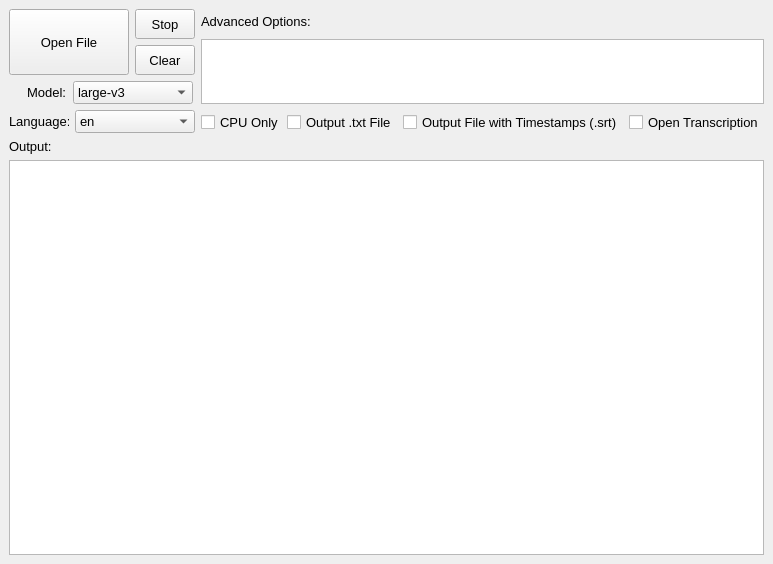
<?xml version="1.0" encoding="UTF-8"?>
<ui version="4.0">
 <class>EasyWhisperUI</class>
 <widget class="QMainWindow" name="EasyWhisperUI">
  <property name="geometry">
   <rect>
    <x>0</x>
    <y>0</y>
    <width>767</width>
    <height>564</height>
   </rect>
  </property>
  <property name="sizePolicy">
   <sizepolicy hsizetype="Expanding" vsizetype="Expanding">
    <horstretch>0</horstretch>
    <verstretch>0</verstretch>
   </sizepolicy>
  </property>
  <property name="font">
   <font>
    <pointsize>10</pointsize>
   </font>
  </property>
  <property name="windowTitle">
   <string>MainWindow</string>
  </property>
  <widget class="QWidget" name="centralwidget">
   <property name="sizePolicy">
    <sizepolicy hsizetype="Preferred" vsizetype="Preferred">
     <horstretch>0</horstretch>
     <verstretch>0</verstretch>
    </sizepolicy>
   </property>
   <layout class="QGridLayout" name="gridLayout">
    <item row="0" column="0" rowspan="2">
     <widget class="QPushButton" name="openFile">
      <property name="sizePolicy">
       <sizepolicy hsizetype="Fixed" vsizetype="Fixed">
        <horstretch>0</horstretch>
        <verstretch>0</verstretch>
       </sizepolicy>
      </property>
      <property name="minimumSize">
       <size>
        <width>120</width>
        <height>60</height>
       </size>
      </property>
      <property name="maximumSize">
       <size>
        <width>120</width>
        <height>80</height>
       </size>
      </property>
      <property name="text">
       <string>Open File</string>
      </property>
     </widget>
    </item>
    <item row="0" column="1">
     <widget class="QPushButton" name="stop">
      <property name="sizePolicy">
       <sizepolicy hsizetype="Fixed" vsizetype="Fixed">
        <horstretch>0</horstretch>
        <verstretch>0</verstretch>
       </sizepolicy>
      </property>
      <property name="minimumSize">
       <size>
        <width>60</width>
        <height>30</height>
       </size>
      </property>
      <property name="maximumSize">
       <size>
        <width>60</width>
        <height>30</height>
       </size>
      </property>
      <property name="text">
       <string>Stop</string>
      </property>
     </widget>
    </item>
    <item row="0" column="2" rowspan="3">
     <layout class="QVBoxLayout" name="verticalLayout">
      <item>
       <widget class="QLabel" name="argumentsLabel">
        <property name="sizePolicy">
         <sizepolicy hsizetype="Preferred" vsizetype="Minimum">
          <horstretch>0</horstretch>
          <verstretch>0</verstretch>
         </sizepolicy>
        </property>
        <property name="minimumSize">
         <size>
          <width>0</width>
          <height>15</height>
         </size>
        </property>
        <property name="maximumSize">
         <size>
          <width>16777215</width>
          <height>20</height>
         </size>
        </property>
        <property name="text">
         <string>Advanced Options:</string>
        </property>
       </widget>
      </item>
      <item>
       <widget class="QPlainTextEdit" name="arguments">
        <property name="sizePolicy">
         <sizepolicy hsizetype="Expanding" vsizetype="Expanding">
          <horstretch>0</horstretch>
          <verstretch>0</verstretch>
         </sizepolicy>
        </property>
        <property name="minimumSize">
         <size>
          <width>0</width>
          <height>65</height>
         </size>
        </property>
        <property name="maximumSize">
         <size>
          <width>16777215</width>
          <height>65</height>
         </size>
        </property>
        <property name="acceptDrops">
         <bool>false</bool>
        </property>
        <property name="plainText">
         <string/>
        </property>
       </widget>
      </item>
     </layout>
    </item>
    <item row="3" column="2">
     <layout class="QHBoxLayout" name="horizontalLayout_3">
      <item>
       <widget class="QCheckBox" name="cpuCheckbox">
        <property name="maximumSize">
         <size>
          <width>80</width>
          <height>16777215</height>
         </size>
        </property>
        <property name="text">
         <string>CPU Only</string>
        </property>
       </widget>
      </item>
      <item>
       <widget class="QCheckBox" name="txtCheckbox">
        <property name="sizePolicy">
         <sizepolicy hsizetype="Minimum" vsizetype="Minimum">
          <horstretch>0</horstretch>
          <verstretch>0</verstretch>
         </sizepolicy>
        </property>
        <property name="maximumSize">
         <size>
          <width>110</width>
          <height>16777215</height>
         </size>
        </property>
        <property name="text">
         <string>Output .txt File</string>
        </property>
       </widget>
      </item>
      <item>
       <widget class="QCheckBox" name="srtCheckbox">
        <property name="sizePolicy">
         <sizepolicy hsizetype="Minimum" vsizetype="Minimum">
          <horstretch>0</horstretch>
          <verstretch>0</verstretch>
         </sizepolicy>
        </property>
        <property name="maximumSize">
         <size>
          <width>225</width>
          <height>16777215</height>
         </size>
        </property>
        <property name="text">
         <string>Output File with Timestamps (.srt)</string>
        </property>
       </widget>
      </item>
      <item>
       <widget class="QCheckBox" name="checkBox">
        <property name="text">
         <string>Open Transcription</string>
        </property>
       </widget>
      </item>
     </layout>
    </item>
    <item row="1" column="1">
     <widget class="QPushButton" name="clear">
      <property name="sizePolicy">
       <sizepolicy hsizetype="Fixed" vsizetype="Fixed">
        <horstretch>0</horstretch>
        <verstretch>0</verstretch>
       </sizepolicy>
      </property>
      <property name="minimumSize">
       <size>
        <width>60</width>
        <height>30</height>
       </size>
      </property>
      <property name="maximumSize">
       <size>
        <width>60</width>
        <height>30</height>
       </size>
      </property>
      <property name="text">
       <string>Clear</string>
      </property>
     </widget>
    </item>
    <item row="4" column="0" colspan="3">
     <layout class="QVBoxLayout" name="verticalLayout_2">
      <item>
       <widget class="QLabel" name="outputLabel">
        <property name="sizePolicy">
         <sizepolicy hsizetype="Fixed" vsizetype="Fixed">
          <horstretch>0</horstretch>
          <verstretch>0</verstretch>
         </sizepolicy>
        </property>
        <property name="text">
         <string>Output:</string>
        </property>
       </widget>
      </item>
      <item>
       <widget class="QPlainTextEdit" name="console">
        <property name="minimumSize">
         <size>
          <width>571</width>
          <height>371</height>
         </size>
        </property>
       </widget>
      </item>
     </layout>
    </item>
    <item row="2" column="0" rowspan="2" colspan="2">
     <layout class="QVBoxLayout" name="verticalLayout_3">
      <item>
       <layout class="QHBoxLayout" name="horizontalLayout">
        <item>
         <widget class="QLabel" name="modeltext">
          <property name="sizePolicy">
           <sizepolicy hsizetype="Fixed" vsizetype="Expanding">
            <horstretch>0</horstretch>
            <verstretch>0</verstretch>
           </sizepolicy>
          </property>
          <property name="minimumSize">
           <size>
            <width>50</width>
            <height>0</height>
           </size>
          </property>
          <property name="text">
           <string>     Model:</string>
          </property>
         </widget>
        </item>
        <item>
         <widget class="QComboBox" name="model">
          <property name="sizePolicy">
           <sizepolicy hsizetype="Fixed" vsizetype="Expanding">
            <horstretch>0</horstretch>
            <verstretch>0</verstretch>
           </sizepolicy>
          </property>
          <property name="minimumSize">
           <size>
            <width>120</width>
            <height>0</height>
           </size>
          </property>
          <property name="maximumSize">
           <size>
            <width>120</width>
            <height>100</height>
           </size>
          </property>
          <item>
           <property name="text">
            <string>large-v3</string>
           </property>
          </item>
          <item>
           <property name="text">
            <string>large-v3-turbo</string>
           </property>
          </item>
          <item>
           <property name="text">
            <string>medium</string>
           </property>
          </item>
          <item>
           <property name="text">
            <string>medium.en</string>
           </property>
          </item>
          <item>
           <property name="text">
            <string>small</string>
           </property>
          </item>
          <item>
           <property name="text">
            <string>small.en</string>
           </property>
          </item>
          <item>
           <property name="text">
            <string>tiny</string>
           </property>
          </item>
          <item>
           <property name="text">
            <string>tiny.en</string>
           </property>
          </item>
          <item>
           <property name="text">
            <string>base</string>
           </property>
          </item>
          <item>
           <property name="text">
            <string>base.en</string>
           </property>
          </item>
         </widget>
        </item>
       </layout>
      </item>
      <item>
       <layout class="QHBoxLayout" name="horizontalLayout_2">
        <item>
         <widget class="QLabel" name="languageLabel">
          <property name="sizePolicy">
           <sizepolicy hsizetype="Fixed" vsizetype="Fixed">
            <horstretch>0</horstretch>
            <verstretch>0</verstretch>
           </sizepolicy>
          </property>
          <property name="minimumSize">
           <size>
            <width>50</width>
            <height>0</height>
           </size>
          </property>
          <property name="text">
           <string>Language:</string>
          </property>
         </widget>
        </item>
        <item>
         <widget class="QComboBox" name="language">
          <property name="sizePolicy">
           <sizepolicy hsizetype="Minimum" vsizetype="Fixed">
            <horstretch>0</horstretch>
            <verstretch>0</verstretch>
           </sizepolicy>
          </property>
          <property name="minimumSize">
           <size>
            <width>120</width>
            <height>0</height>
           </size>
          </property>
          <property name="maximumSize">
           <size>
            <width>120</width>
            <height>100</height>
           </size>
          </property>
          <property name="currentText">
           <string>en</string>
          </property>
          <item>
           <property name="text">
            <string>en</string>
           </property>
          </item>
          <item>
           <property name="text">
            <string>af</string>
           </property>
          </item>
          <item>
           <property name="text">
            <string>am</string>
           </property>
          </item>
          <item>
           <property name="text">
            <string>ar</string>
           </property>
          </item>
          <item>
           <property name="text">
            <string>as</string>
           </property>
          </item>
          <item>
           <property name="text">
            <string>az</string>
           </property>
          </item>
          <item>
           <property name="text">
            <string>ba</string>
           </property>
          </item>
          <item>
           <property name="text">
            <string>be</string>
           </property>
          </item>
          <item>
           <property name="text">
            <string>bg</string>
           </property>
          </item>
          <item>
           <property name="text">
            <string>bn</string>
           </property>
          </item>
          <item>
           <property name="text">
            <string>bo</string>
           </property>
          </item>
          <item>
           <property name="text">
            <string>br</string>
           </property>
          </item>
          <item>
           <property name="text">
            <string>bs</string>
           </property>
          </item>
          <item>
           <property name="text">
            <string>ca</string>
           </property>
          </item>
          <item>
           <property name="text">
            <string>cs</string>
           </property>
          </item>
          <item>
           <property name="text">
            <string>cy</string>
           </property>
          </item>
          <item>
           <property name="text">
            <string>da</string>
           </property>
          </item>
          <item>
           <property name="text">
            <string>de</string>
           </property>
          </item>
          <item>
           <property name="text">
            <string>el</string>
           </property>
          </item>
          <item>
           <property name="text">
            <string>es</string>
           </property>
          </item>
          <item>
           <property name="text">
            <string>et</string>
           </property>
          </item>
          <item>
           <property name="text">
            <string>eu</string>
           </property>
          </item>
          <item>
           <property name="text">
            <string>fa</string>
           </property>
          </item>
          <item>
           <property name="text">
            <string>fi</string>
           </property>
          </item>
          <item>
           <property name="text">
            <string>fo</string>
           </property>
          </item>
          <item>
           <property name="text">
            <string>fr</string>
           </property>
          </item>
          <item>
           <property name="text">
            <string>gl</string>
           </property>
          </item>
          <item>
           <property name="text">
            <string>gu</string>
           </property>
          </item>
          <item>
           <property name="text">
            <string>ha</string>
           </property>
          </item>
          <item>
           <property name="text">
            <string>haw</string>
           </property>
          </item>
          <item>
           <property name="text">
            <string>he</string>
           </property>
          </item>
          <item>
           <property name="text">
            <string>hi</string>
           </property>
          </item>
          <item>
           <property name="text">
            <string>hr</string>
           </property>
          </item>
          <item>
           <property name="text">
            <string>ht</string>
           </property>
          </item>
          <item>
           <property name="text">
            <string>hu</string>
           </property>
          </item>
          <item>
           <property name="text">
            <string>hy</string>
           </property>
          </item>
          <item>
           <property name="text">
            <string>id</string>
           </property>
          </item>
          <item>
           <property name="text">
            <string>is</string>
           </property>
          </item>
          <item>
           <property name="text">
            <string>it</string>
           </property>
          </item>
          <item>
           <property name="text">
            <string>ja</string>
           </property>
          </item>
          <item>
           <property name="text">
            <string>jw</string>
           </property>
          </item>
          <item>
           <property name="text">
            <string>ka</string>
           </property>
          </item>
          <item>
           <property name="text">
            <string>kk</string>
           </property>
          </item>
          <item>
           <property name="text">
            <string>km</string>
           </property>
          </item>
          <item>
           <property name="text">
            <string>kn</string>
           </property>
          </item>
          <item>
           <property name="text">
            <string>ko</string>
           </property>
          </item>
          <item>
           <property name="text">
            <string>la</string>
           </property>
          </item>
          <item>
           <property name="text">
            <string>lb</string>
           </property>
          </item>
          <item>
           <property name="text">
            <string>ln</string>
           </property>
          </item>
          <item>
           <property name="text">
            <string>lo</string>
           </property>
          </item>
          <item>
           <property name="text">
            <string>lt</string>
           </property>
          </item>
          <item>
           <property name="text">
            <string>lv</string>
           </property>
          </item>
          <item>
           <property name="text">
            <string>mg</string>
           </property>
          </item>
          <item>
           <property name="text">
            <string>mi</string>
           </property>
          </item>
          <item>
           <property name="text">
            <string>mk</string>
           </property>
          </item>
          <item>
           <property name="text">
            <string>ml</string>
           </property>
          </item>
          <item>
           <property name="text">
            <string>mn</string>
           </property>
          </item>
          <item>
           <property name="text">
            <string>mr</string>
           </property>
          </item>
          <item>
           <property name="text">
            <string>ms</string>
           </property>
          </item>
          <item>
           <property name="text">
            <string>mt</string>
           </property>
          </item>
          <item>
           <property name="text">
            <string>my</string>
           </property>
          </item>
          <item>
           <property name="text">
            <string>ne</string>
           </property>
          </item>
          <item>
           <property name="text">
            <string>nl</string>
           </property>
          </item>
          <item>
           <property name="text">
            <string>nn</string>
           </property>
          </item>
          <item>
           <property name="text">
            <string>no</string>
           </property>
          </item>
          <item>
           <property name="text">
            <string>oc</string>
           </property>
          </item>
          <item>
           <property name="text">
            <string>pa</string>
           </property>
          </item>
          <item>
           <property name="text">
            <string>pl</string>
           </property>
          </item>
          <item>
           <property name="text">
            <string>ps</string>
           </property>
          </item>
          <item>
           <property name="text">
            <string>pt</string>
           </property>
          </item>
          <item>
           <property name="text">
            <string>ro</string>
           </property>
          </item>
          <item>
           <property name="text">
            <string>ru</string>
           </property>
          </item>
          <item>
           <property name="text">
            <string>sa</string>
           </property>
          </item>
          <item>
           <property name="text">
            <string>sd</string>
           </property>
          </item>
          <item>
           <property name="text">
            <string>si</string>
           </property>
          </item>
          <item>
           <property name="text">
            <string>sk</string>
           </property>
          </item>
          <item>
           <property name="text">
            <string>sl</string>
           </property>
          </item>
          <item>
           <property name="text">
            <string>sn</string>
           </property>
          </item>
          <item>
           <property name="text">
            <string>so</string>
           </property>
          </item>
          <item>
           <property name="text">
            <string>sq</string>
           </property>
          </item>
          <item>
           <property name="text">
            <string>sr</string>
           </property>
          </item>
          <item>
           <property name="text">
            <string>su</string>
           </property>
          </item>
          <item>
           <property name="text">
            <string>sv</string>
           </property>
          </item>
          <item>
           <property name="text">
            <string>sw</string>
           </property>
          </item>
          <item>
           <property name="text">
            <string>ta</string>
           </property>
          </item>
          <item>
           <property name="text">
            <string>te</string>
           </property>
          </item>
          <item>
           <property name="text">
            <string>tg</string>
           </property>
          </item>
          <item>
           <property name="text">
            <string>th</string>
           </property>
          </item>
          <item>
           <property name="text">
            <string>tk</string>
           </property>
          </item>
          <item>
           <property name="text">
            <string>tl</string>
           </property>
          </item>
          <item>
           <property name="text">
            <string>tr</string>
           </property>
          </item>
          <item>
           <property name="text">
            <string>tt</string>
           </property>
          </item>
          <item>
           <property name="text">
            <string>uk</string>
           </property>
          </item>
          <item>
           <property name="text">
            <string>ur</string>
           </property>
          </item>
          <item>
           <property name="text">
            <string>uz</string>
           </property>
          </item>
          <item>
           <property name="text">
            <string>vi</string>
           </property>
          </item>
          <item>
           <property name="text">
            <string>yi</string>
           </property>
          </item>
          <item>
           <property name="text">
            <string>yo</string>
           </property>
          </item>
          <item>
           <property name="text">
            <string>yue</string>
           </property>
          </item>
          <item>
           <property name="text">
            <string>zh</string>
           </property>
          </item>
         </widget>
        </item>
       </layout>
      </item>
     </layout>
    </item>
   </layout>
  </widget>
  <widget class="QMenuBar" name="menubar">
   <property name="geometry">
    <rect>
     <x>0</x>
     <y>0</y>
     <width>767</width>
     <height>19</height>
    </rect>
   </property>
  </widget>
 </widget>
 <resources/>
 <connections/>
</ui>
